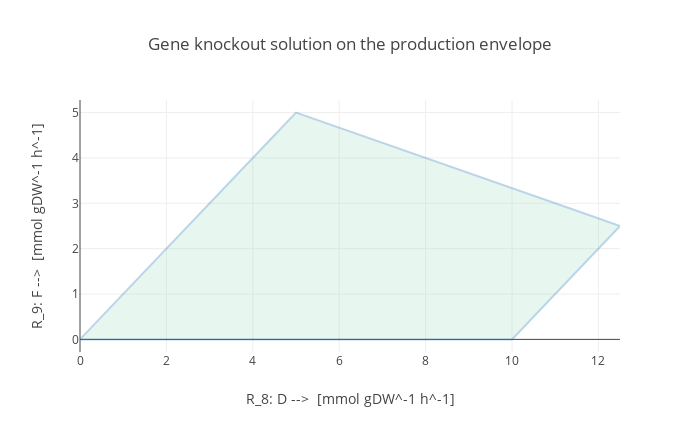

The cell this chart's notebook holds for it:
### Markdown cell above
### Production envelope for environmental condition

$$\begin{array}{ll}
\text{For } i=0..20 & & & & \\
  &  \underset{\vec{\bf v}}{\mbox{maximize/minimize}}   & v_{9}   & \text{Engineering objective (bioproduct)} \\
   & \mbox{subject to}  & S\cdot v = 0  & \text{Balanced steady-state} \\
   & & 0 \leq v  & \text{Irreversible reactions}\\
   & & v_1 \leq 10 & \text{Uptake rate is 10 } \frac{mmol}{gDW/hour} \\
   & & v_3 \leq 0  & \text{Genetic perturbation} \\
   & & v_5 \leq 5  & \text{Low $E$-robic environmental condition} \\
   & & v_8 = i & \text{Growth rate is } i \frac{mmol}{gDW/hour} \\
\end{array}$$

### Code cell
from cameo.flux_analysis import phenotypic_phase_plane as production_envelope

abc_model = cobra.io.load_json_model('ABC/ABC_model.json')  # Stoichiometric matrix loaded
abc_model.reactions.R_1.upper_bound = 10                    # Uptake rate is 10 mmol/hour
abc_model.reactions.R_3.upper_bound = 0                     # Genetic perturbation
abc_model.reactions.R_5.upper_bound = 5                     # Low E-robic environmental condition

result = production_envelope(abc_model,
                                variables=[abc_model.reactions.R_8],  # Growth rate <= i
                                objective=abc_model.reactions.R_9,
                             points=21)    # Engineering objective (bioproduct)

result_df = result.data_frame.rename(columns=dict(R_8='growth_rate',
                                objective_upper_bound='bioproduct_maximum',
                                objective_lower_bound='bioproduct_minimum'))
result.plot(title='Gene knockout solution on the production envelope')

### Figure 1 — Plotly figure (JSON) as saved in the notebook; plotly's stock layout.template omitted (floating-point values rounded to 4 significant figures)
{"data": [{"fill": "toself", "fillcolor": "#B3E2CD", "hoverinfo": "none", "marker": {"line": {"color": "#B3E2CD"}, "opacity": 0.3}, "mode": "lines", "name": "WT", "opacity": 0.3, "type": "scatter", "x": [0, 0.625, 1.25, 1.875, 2.5, 3.125, 3.75, 4.375, 5, 5.625, 6.25, 6.875, 7.5, 8.125, 8.75, 9.375, 10, 10.62, 11.25, 11.88, 12.5, 12.5, 11.88, 11.25, 10.62, 10, 9.375, 8.75, 8.125, 7.5, 6.875, 6.25, 5.625, 5, 4.375, 3.75, 3.125, 2.5, 1.875, 1.25, 0.625, 0], "y": [0, 0, 0, 0, 0, 0, 0, 0, 0, 0, 0, 0, 0, 0, 0, 0, 0, 0.625, 1.25, 1.875, 2.5, 2.5, 2.708, 2.917, 3.125, 3.333, 3.542, 3.75, 3.958, 4.167, 4.375, 4.583, 4.792, 5, 4.375, 3.75, 3.125, 2.5, 1.875, 1.25, 0.625, 0]}], "layout": {"height": 432, "title": "Gene knockout solution on the production envelope", "width": 700, "xaxis": {"title": "R_8: D -->  [mmol gDW^-1 h^-1]"}, "yaxis": {"title": "R_9: F -->  [mmol gDW^-1 h^-1]"}}}
